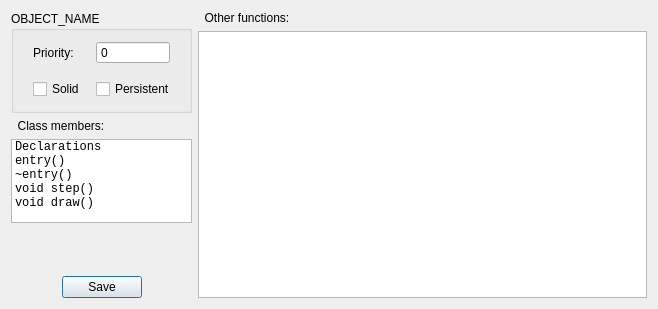
<?xml version="1.0" encoding="UTF-8"?>
<ui version="4.0">
 <class>Object</class>
 <widget class="QDialog" name="Object">
  <property name="geometry">
   <rect>
    <x>0</x>
    <y>0</y>
    <width>658</width>
    <height>309</height>
   </rect>
  </property>
  <property name="windowTitle">
   <string>Dialog</string>
  </property>
  <layout class="QFormLayout" name="formLayout">
   <item row="0" column="0">
    <layout class="QVBoxLayout" name="verticalLayout">
     <item>
      <widget class="QGroupBox" name="groupBox">
       <property name="minimumSize">
        <size>
         <width>181</width>
         <height>102</height>
        </size>
       </property>
       <property name="maximumSize">
        <size>
         <width>181</width>
         <height>102</height>
        </size>
       </property>
       <property name="title">
        <string>OBJECT_NAME</string>
       </property>
       <layout class="QGridLayout" name="gridLayout">
        <property name="leftMargin">
         <number>19</number>
        </property>
        <property name="topMargin">
         <number>6</number>
        </property>
        <property name="rightMargin">
         <number>19</number>
        </property>
        <property name="bottomMargin">
         <number>6</number>
        </property>
        <property name="spacing">
         <number>11</number>
        </property>
        <item row="1" column="2">
         <widget class="QCheckBox" name="checkBoxPersistent">
          <property name="text">
           <string>Persistent</string>
          </property>
         </widget>
        </item>
        <item row="0" column="0">
         <widget class="QLabel" name="label_4">
          <property name="toolTip">
           <string/>
          </property>
          <property name="text">
           <string>Priority:</string>
          </property>
         </widget>
        </item>
        <item row="0" column="2">
         <widget class="QSpinBox" name="spinBoxPriority">
          <property name="buttonSymbols">
           <enum>QAbstractSpinBox::NoButtons</enum>
          </property>
          <property name="specialValueText">
           <string/>
          </property>
          <property name="minimum">
           <number>-999999999</number>
          </property>
          <property name="maximum">
           <number>999999999</number>
          </property>
          <property name="singleStep">
           <number>1</number>
          </property>
          <property name="value">
           <number>0</number>
          </property>
         </widget>
        </item>
        <item row="1" column="0" colspan="2">
         <widget class="QCheckBox" name="checkBoxSolid">
          <property name="text">
           <string>Solid</string>
          </property>
         </widget>
        </item>
       </layout>
      </widget>
     </item>
     <item>
      <widget class="QLabel" name="label_2">
       <property name="text">
        <string>  Class members:</string>
       </property>
      </widget>
     </item>
     <item>
      <widget class="QListWidget" name="listWidgetMembers">
       <property name="maximumSize">
        <size>
         <width>181</width>
         <height>84</height>
        </size>
       </property>
       <property name="font">
        <font>
         <family>Consolas</family>
        </font>
       </property>
       <item>
        <property name="text">
         <string>Declarations</string>
        </property>
       </item>
       <item>
        <property name="text">
         <string>entry()</string>
        </property>
       </item>
       <item>
        <property name="text">
         <string>~entry()</string>
        </property>
       </item>
       <item>
        <property name="text">
         <string>void step()</string>
        </property>
       </item>
       <item>
        <property name="text">
         <string>void draw()</string>
        </property>
       </item>
      </widget>
     </item>
     <item>
      <spacer name="verticalSpacer">
       <property name="orientation">
        <enum>Qt::Vertical</enum>
       </property>
       <property name="sizeHint" stdset="0">
        <size>
         <width>20</width>
         <height>40</height>
        </size>
       </property>
      </spacer>
     </item>
     <item>
      <layout class="QHBoxLayout" name="horizontalLayout_2">
       <item>
        <spacer name="horizontalSpacer">
         <property name="orientation">
          <enum>Qt::Horizontal</enum>
         </property>
         <property name="sizeHint" stdset="0">
          <size>
           <width>40</width>
           <height>20</height>
          </size>
         </property>
        </spacer>
       </item>
       <item>
        <widget class="QPushButton" name="pushButton">
         <property name="text">
          <string>Save</string>
         </property>
         <property name="icon">
          <iconset>
           <normaloff>Icons/save.png</normaloff>Icons/save.png</iconset>
         </property>
        </widget>
       </item>
       <item>
        <spacer name="horizontalSpacer_2">
         <property name="orientation">
          <enum>Qt::Horizontal</enum>
         </property>
         <property name="sizeHint" stdset="0">
          <size>
           <width>40</width>
           <height>20</height>
          </size>
         </property>
        </spacer>
       </item>
      </layout>
     </item>
    </layout>
   </item>
   <item row="0" column="1">
    <layout class="QVBoxLayout" name="verticalLayout_2">
     <property name="sizeConstraint">
      <enum>QLayout::SetMaximumSize</enum>
     </property>
     <item>
      <widget class="QLabel" name="label_3">
       <property name="text">
        <string>  Other functions:</string>
       </property>
      </widget>
     </item>
     <item>
      <widget class="QListWidget" name="listWidget">
       <property name="font">
        <font>
         <family>Consolas</family>
        </font>
       </property>
      </widget>
     </item>
    </layout>
   </item>
  </layout>
 </widget>
 <resources/>
 <connections/>
</ui>
